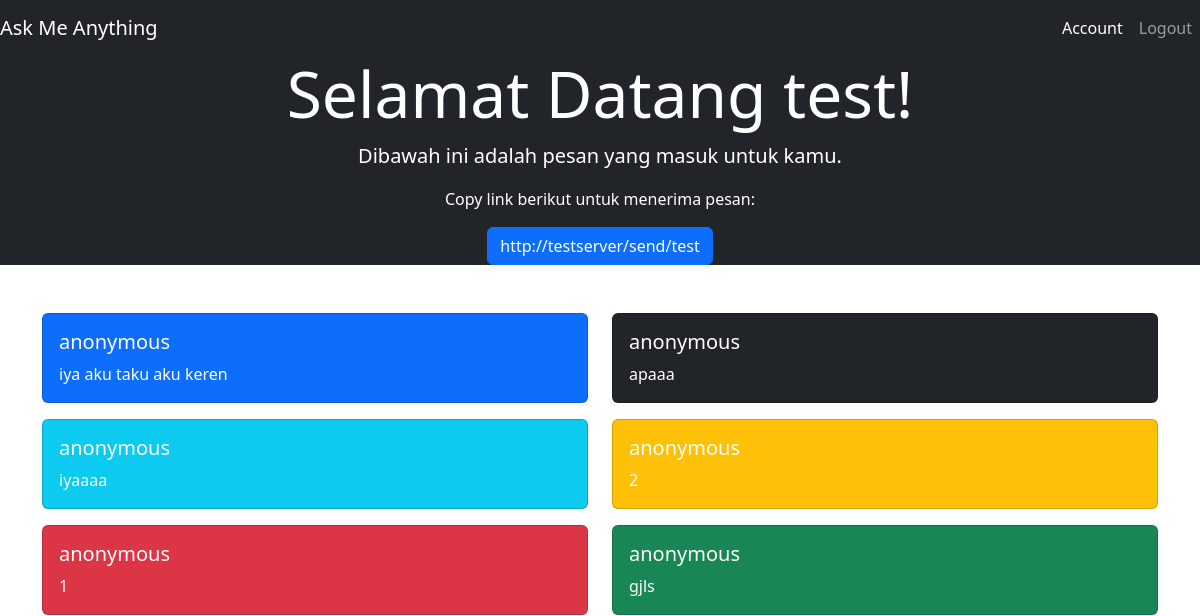
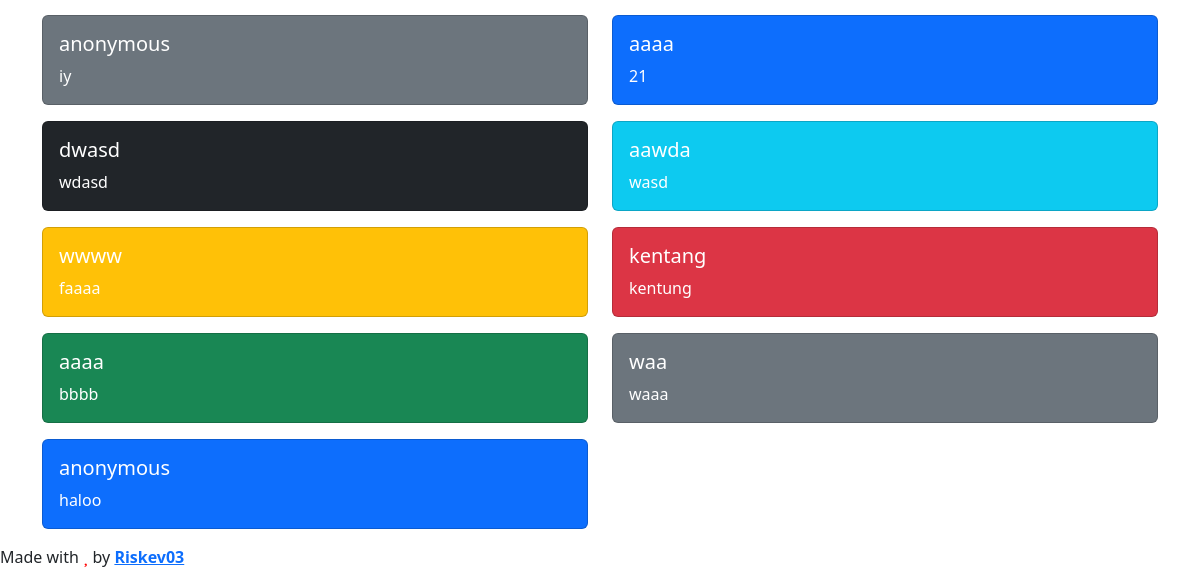
Page /account (signed in) on the earlier database version (2 pictures, top to bottom).
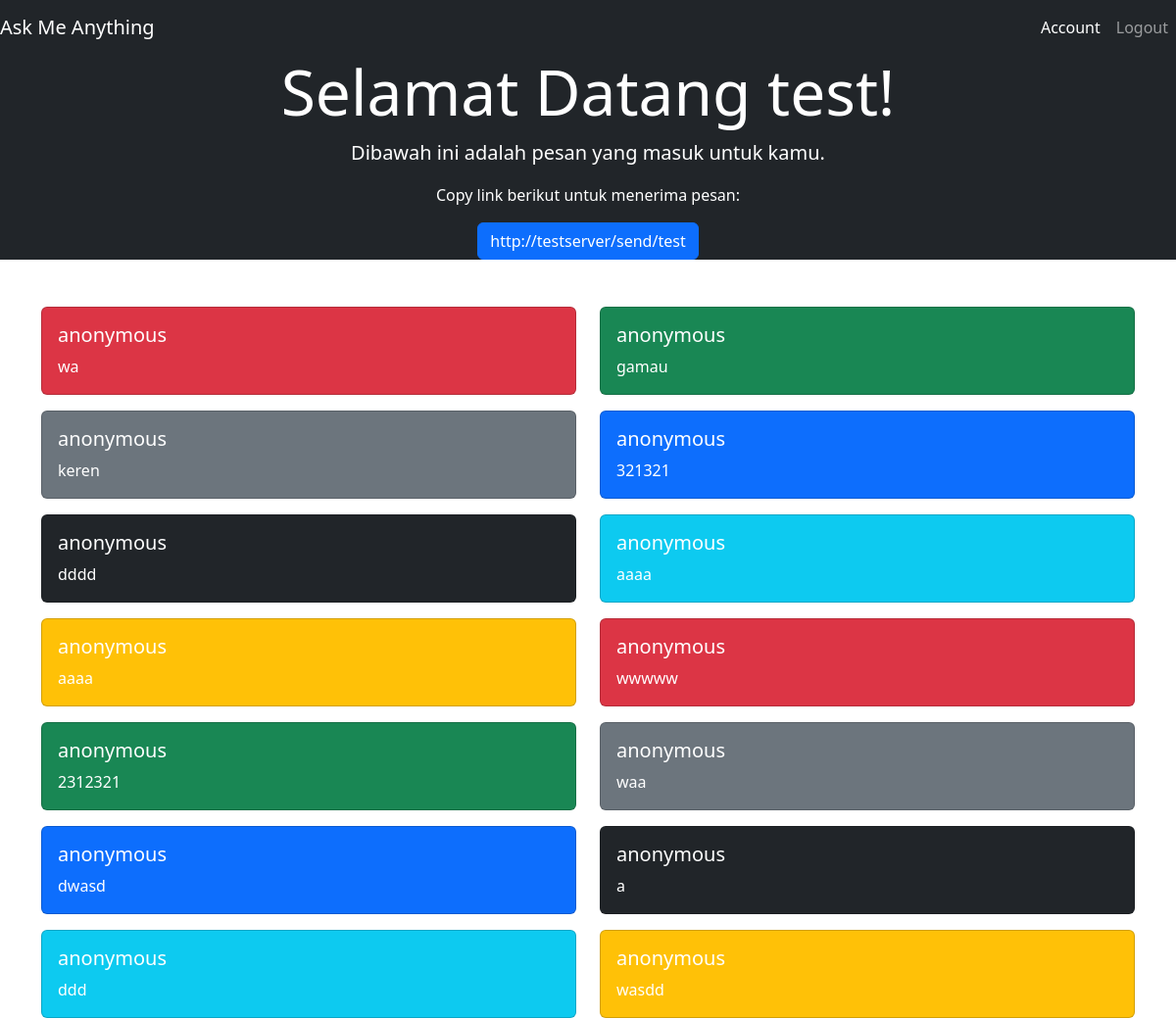
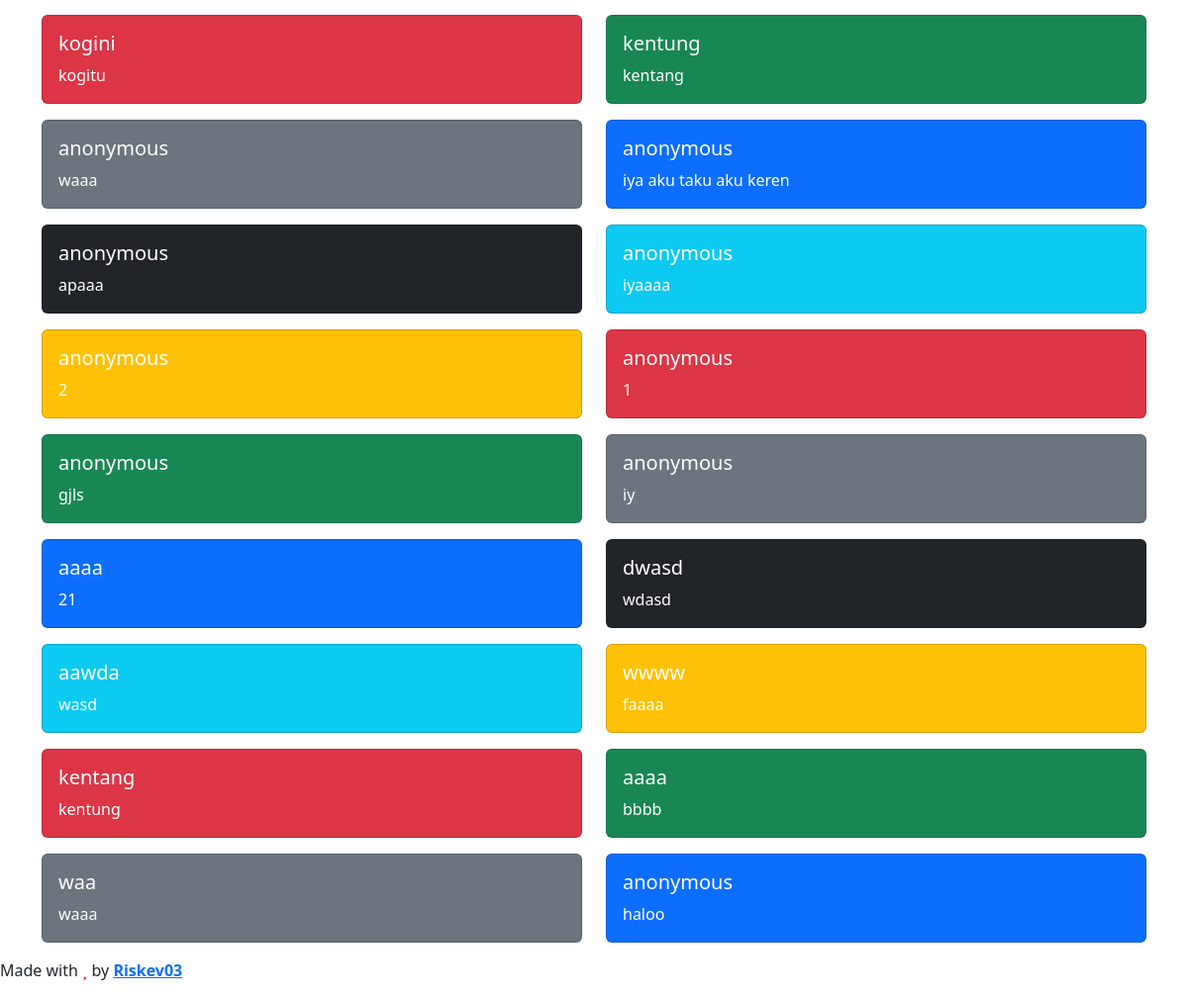
Same page on the later database version (2 pictures, top to bottom).
### ama/models.py (models this page shows, shortened)
class User(db.Model,UserMixin):
    id = db.Column(db.Integer(), primary_key=True)
    username = db.Column(db.String(length=30),nullable=False)
    email = db.Column(db.String(length=30),nullable=False)
    password_hash = db.Column(db.String(length=30),nullable=False)
    messages = db.relationship('Message', backref='user')
    @property
    def password(self):
        return self.password

class Message(db.Model):
    id = db.Column(db.Integer(),primary_key=True)
    name = db.Column(db.String(),nullable=False)
    message = db.Column(db.String(),nullable=False)
    bg_color = db.Column(db.String(length=20),nullable=False)
    user_id = db.Column(db.Integer, db.ForeignKey('user.id'))

### ama/routes.py (the view)
@app.route('/account',methods=['POST','GET'])
@login_required
def user_page():
    session['url'] = url_for('user_page')
    return render_template('user_page.html')

### ama/models.py (called while the page is built)
@login_manager.user_loader
def load_user(user_id):
    return User.query.get(int(user_id))

### ama/templates/user_page.html (shortened to what this page needs)
{% extends 'index.html' %}
{% block content %}
   <section id="header" class="jumbotron text-center bg-dark text-white">
     <h1 class="display-3">Selamat Datang {{current_user.username}}!</h1>
     <p class="lead">Dibawah ini adalah pesan yang masuk untuk kamu.</p>
     <p>Copy link berikut untuk menerima pesan: </p>
     <button class="btn btn-primary" onclick="copyToClipboard('#user_link')"><a id="user_link"></a></button>
</section>
<br><br>
<div class="container">
  <div id = 'cards' class="row">
  {% include 'includes/card.html' %}
 </div>
</div>
{% endblock %}

### ama/templates/index.html (shortened to what this page needs)
<!doctype html>
<html lang="en">
   <head>
      <link href="https://cdn.jsdelivr.net/npm/bootstrap@5.2.3/dist/css/bootstrap.min.css" rel="stylesheet">
      <link rel="stylesheet" href="https://cdnjs.cloudflare.com/ajax/libs/toastr.js/latest/toastr.min.css">
      <link rel="stylesheet" href="{{url_for('static',filename='css/style.css')}}">
   </head>
   <body >
      <nav class="navbar navbar-expand-md navbar-dark bg-dark">
         <a class="navbar-brand" href="{{url_for('home_page')}}">Ask Me Anything</a>
         <div class="collapse navbar-collapse" id="navbarNav">
            <ul class="navbar-nav ms-auto">
               {%if current_user.is_authenticated%}
               <li class="nav-item">
                  <a class="nav-link {{'active' if request.path == url_for('user_page')}}" href="{{url_for('user_page')}}">Account</a>
               </li>
               <li class="nav-item">
                  <a class="nav-link" href="{{url_for('logout_page')}}">Logout</a>
               </li>
               {%endif%}
            </ul>
         </div>
      </nav>
      {%block content%}{%endblock%}
      <div id="footer">
         <p>Made with <i class="fa-solid fa-heart" style="color:red"></i> by <a class='githublink' href="https://github.com/RiskevO3" target="_blank"><b>Riskev03</b></a></p>
      </div>
   </body>
</html>

### ama/templates/includes/card.html (shortened to what this page needs)
{% for message in current_user.messages|reverse %}
<div class="col-sm-6 mb-3 text-white">
  <div class="card {{message.bg_color}}">
    <div class="card-body">
      <h5 class="card-title">{{message.name}}</h5>
      <p class="card-text">{{message.message}}</p>
    </div>
  </div>
</div>
{% endfor %}

Differences in the rows shown:
added Message: name "anonymous", message "wa", bg_color "bg-danger" (drawn)
added Message: name "anonymous", message "gamau", bg_color "bg-success" (drawn)
added Message: name "anonymous", message "keren", bg_color "bg-secondary" (drawn)
added Message: name "anonymous", message "321321", bg_color "bg-primary" (drawn)
added Message: name "anonymous", message "dddd", bg_color "bg-dark" (drawn)
added Message: name "anonymous", message "aaaa", bg_color "bg-info" (drawn)
added Message: name "anonymous", message "aaaa", bg_color "bg-warning" (drawn)
added Message: name "anonymous", message "wwwww", bg_color "bg-danger" (drawn)
added Message: name "anonymous", message "2312321", bg_color "bg-success" (drawn)
added Message: name "anonymous", message "waa", bg_color "bg-secondary" (drawn)
added Message: name "anonymous", message "dwasd", bg_color "bg-primary" (drawn)
added Message: name "anonymous", message "a", bg_color "bg-dark" (drawn)
added Message: name "anonymous", message "ddd", bg_color "bg-info" (drawn)
added Message: name "anonymous", message "wasdd", bg_color "bg-warning" (drawn)
added Message: name "kogini", message "kogitu", bg_color "bg-danger" (drawn)
added Message: name "kentung", message "kentang", bg_color "bg-success" (drawn)
added Message: name "anonymous", message "waaa", bg_color "bg-secondary" (drawn)
